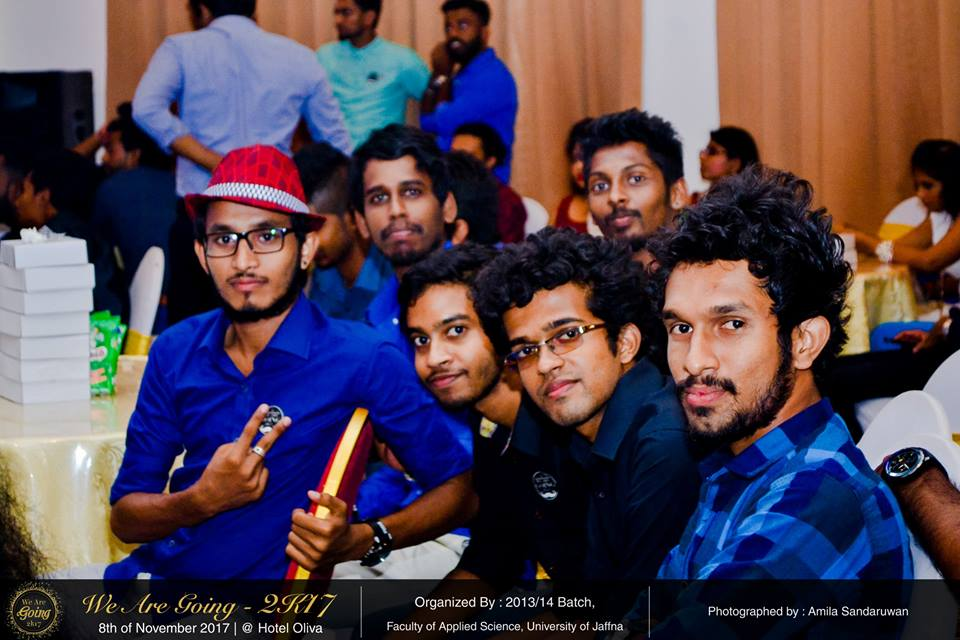
#> input picture test.jpg, 960 x 640 px, given as the content of the folder F:/ANJANA/MY PROJECTS/Python/Project/data, which was not available
$ python contoursLoading.py
#> lines starting #> are read from the running program, lines starting #| are printed output that depends on the picture; after the words box and inside, x2 and y2 are one past the last pixel; in counts of white or black regions, pixels touching at a corner belong together; pictures that were not available may be replaced by others from this repository, and a replacement may not be noted
import os
import cv2

face_cascade = cv2.CascadeClassifier('haarcascade_frontalface_default.xml')
eye_cascade = cv2.CascadeClassifier('haarcascade_eye.xml')

from glob import glob
try:
    # PIL
    import Image

except ImportError:
    # Pillow
    from PIL import Image

def process_image(img_path):
    print("Processing image: %s" % img_path)
    # Open the image
    img = Image.open(img_path)

    # Do your processing here
    print(img.info)

    # Not strictly necessary, but let's be explicit:
    # Close the image
    del img

images_dir = "F:/ANJANA/MY PROJECTS/Python/Project/data"

if __name__ == "__main__":
    # List all JPEG files in the directory
    #storing the whole directory in a list
    images_list = glob(os.path.join(images_dir, "*.jpg"))

for img_filename in images_list:
    img = cv2.imread(img_filename)
#> img is the input picture: shape (640, 960, 3); mean B, G, R 79.2, 67.1, 82.6
    roi = img[269: 795, 537: 1416]
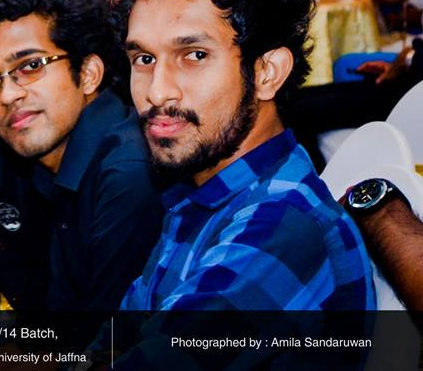
#> roi: shape (371, 423, 3); mean B, G, R 68.3, 52.5, 56.5
    #gray = cv2.cvtColor(img, cv2.COLOR_BGR2GRAY)

    imgray = cv2.cvtColor(roi, cv2.COLOR_BGR2GRAY)
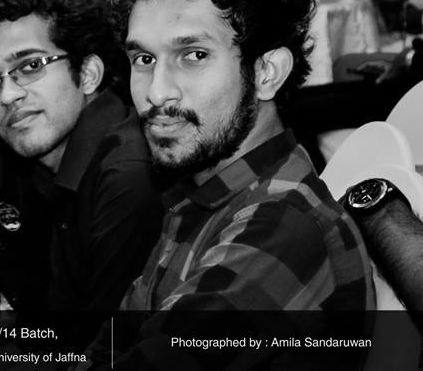
#> imgray: shape (371, 423); min 0, max 255, mean 55.5
    imgray = cv2.GaussianBlur(imgray, (7,7), 0)
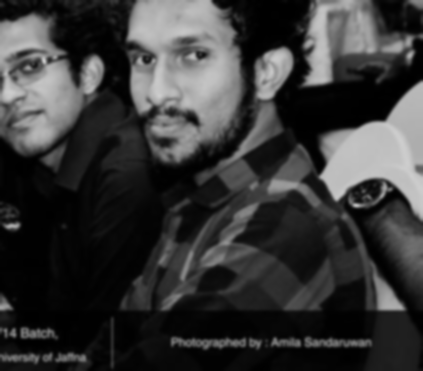
#> imgray: shape (371, 423); min 0, max 206, mean 55.5

    ret, thresh = cv2.threshold(imgray, 4, 255, cv2.THRESH_BINARY_INV)
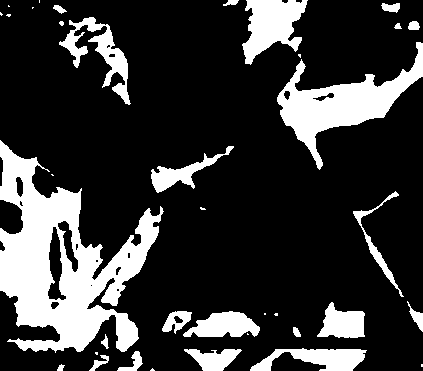
#> thresh: shape (371, 423); 21.2% white; 37 white regions (15 under 20 px)

    contours, hierachy = cv2.findContours(thresh, cv2.RETR_TREE, cv2.CHAIN_APPROX_SIMPLE)
#> contours = 53 contours, 22 with area under 20; largest, box (x1, y1, x2, y2) and area: (0, 140, 164, 353) 16046, (277, 42, 423, 170) 5538, (242, 0, 308, 65) 2382, (59, 17, 131, 105) 1598, (250, 348, 367, 371) 1404
    contours = sorted(contours, key=lambda x: cv2.contourArea(x), reverse=True)

    noOfContours = str(len(contours))
#> noOfContours = '53'
    if noOfContours == 0:
        cv2.puttext("Warning")
    else:
        print("number of contours = "+noOfContours)
#| number of contours = 53

    for cnt in contours:
        (x, y, w, h) = cv2.boundingRect(cnt)
        cv2.rectangle(roi, (x,y), (x + w , y+ h), (255, 0, 0), 2)
#> this loop made 53 passes
#> (x, y, w, h) on passes 1 to 12: (0, 140, 164, 213), (277, 42, 146, 128), (242, 0, 66, 65), (59, 17, 72, 88), (250, 348, 117, 23), (183, 311, 77, 26), (317, 302, 48, 36), (151, 146, 83, 47), (47, 226, 20, 75), (184, 349, 58, 22), (353, 191, 51, 106), (57, 220, 22, 53)
#> (cnt, x, y, w, h) on passes 42, 43, 45, 46, 47, 48: ([[152, 368], [150, 370], [154, 370]], 150, 368, 5, 3), ([[298, 54], [298, 55], [300, 57], [300, 54]], 298, 54, 3, 4), ([[0, 12], [0, 14], [1, 15], [2, 14]], 0, 12, 3, 4), ([[421, 364], [421, 366], [422, 366], [422, 364]], 421, 364, 2, 3), ([[90, 285], [91, 284], [92, 285], [91, 286]], 90, 284, 3, 3), ([[264, 313], [264, 314], [265, 314], [265, 313]], 264, 313, 2, 2)
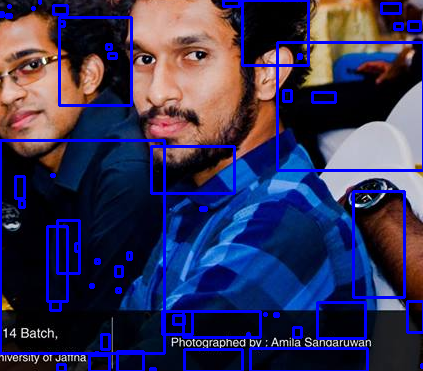
#> roi: shape (371, 423, 3); 8.34% of pixels changed, all inside (x1, y1, x2, y2) = (0, 0, 423, 371)

    #cv2.imshow('image',img)
    cv2.imshow('ROI',roi)
    cv2.waitKey(0)
    cv2.destroyAllWindows()
